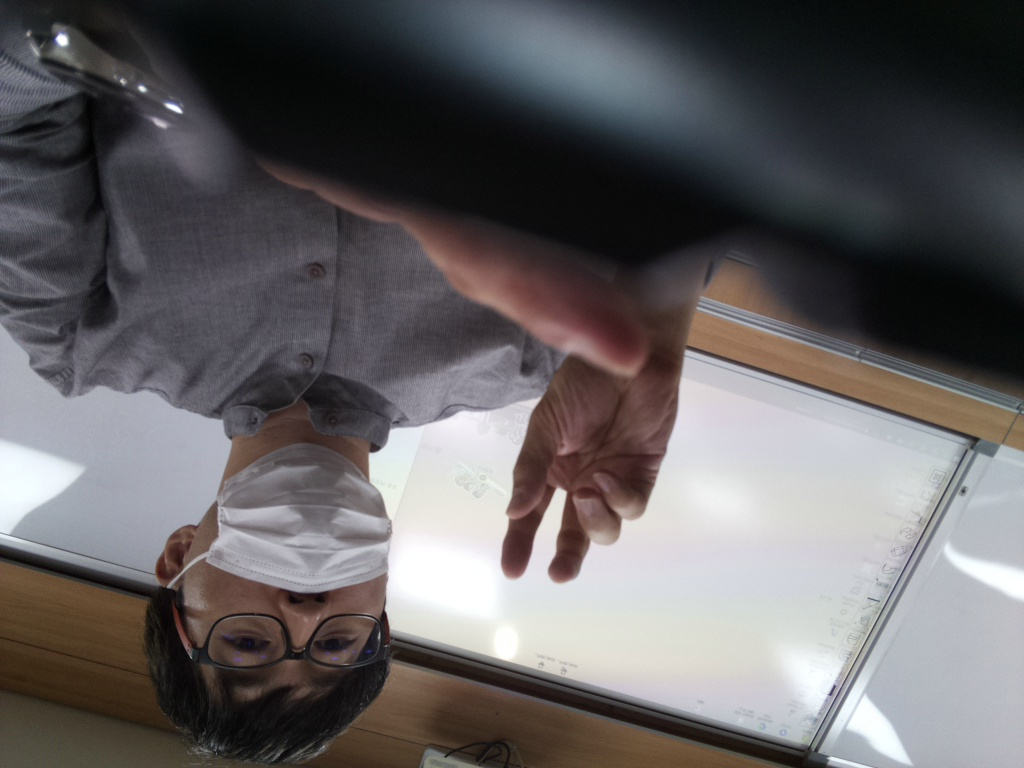
#> input picture Test/python/capture.jpg, 1024 x 768 px, found by its file name
$ python imgcontour.py
#> lines starting #> are read from the running program, lines starting #| are printed output that depends on the picture
from PIL import Image
from pylab import *

im = array(Image.open('../capture.jpg').convert('L'))
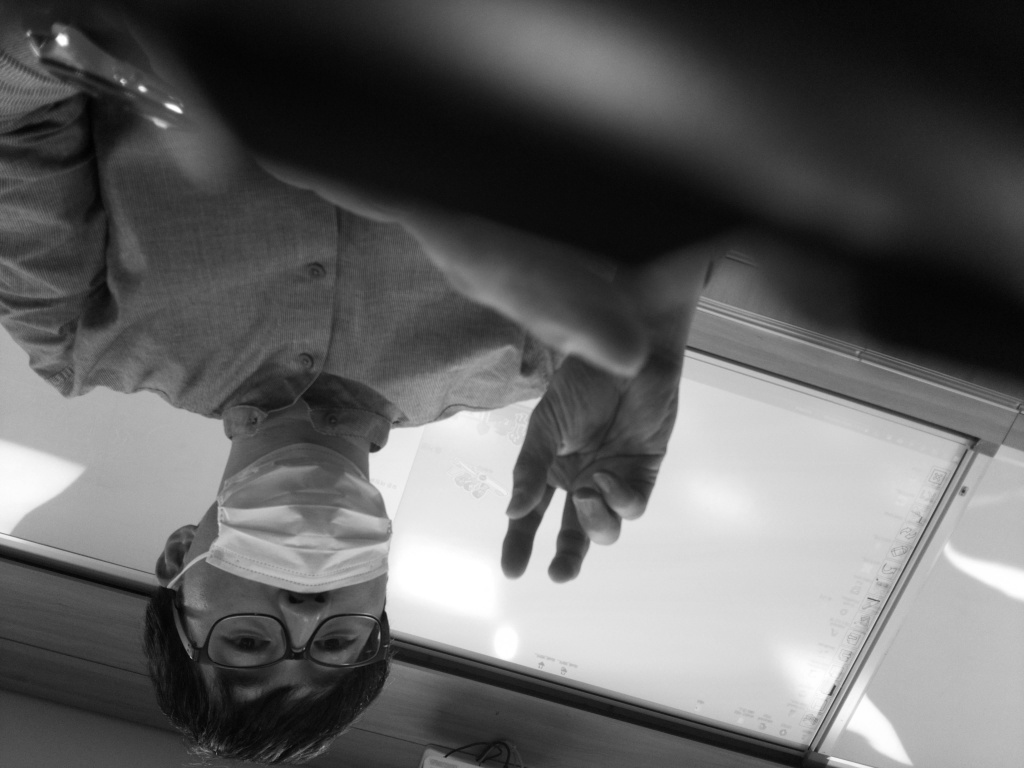
#> im: shape (768, 1024); min 0, max 255, mean 98.1
figure()
gray()
contour(im, origin='image')
show()
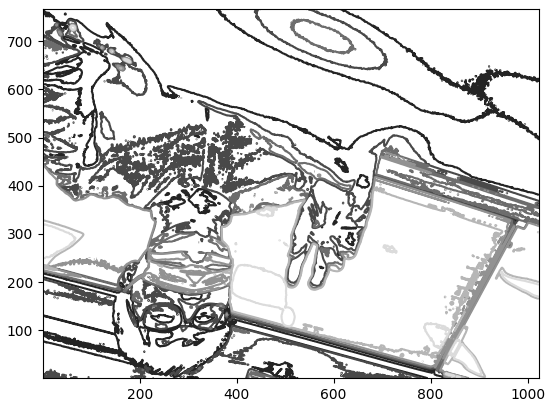
#> figure drawn by matplotlib, 1 panel
